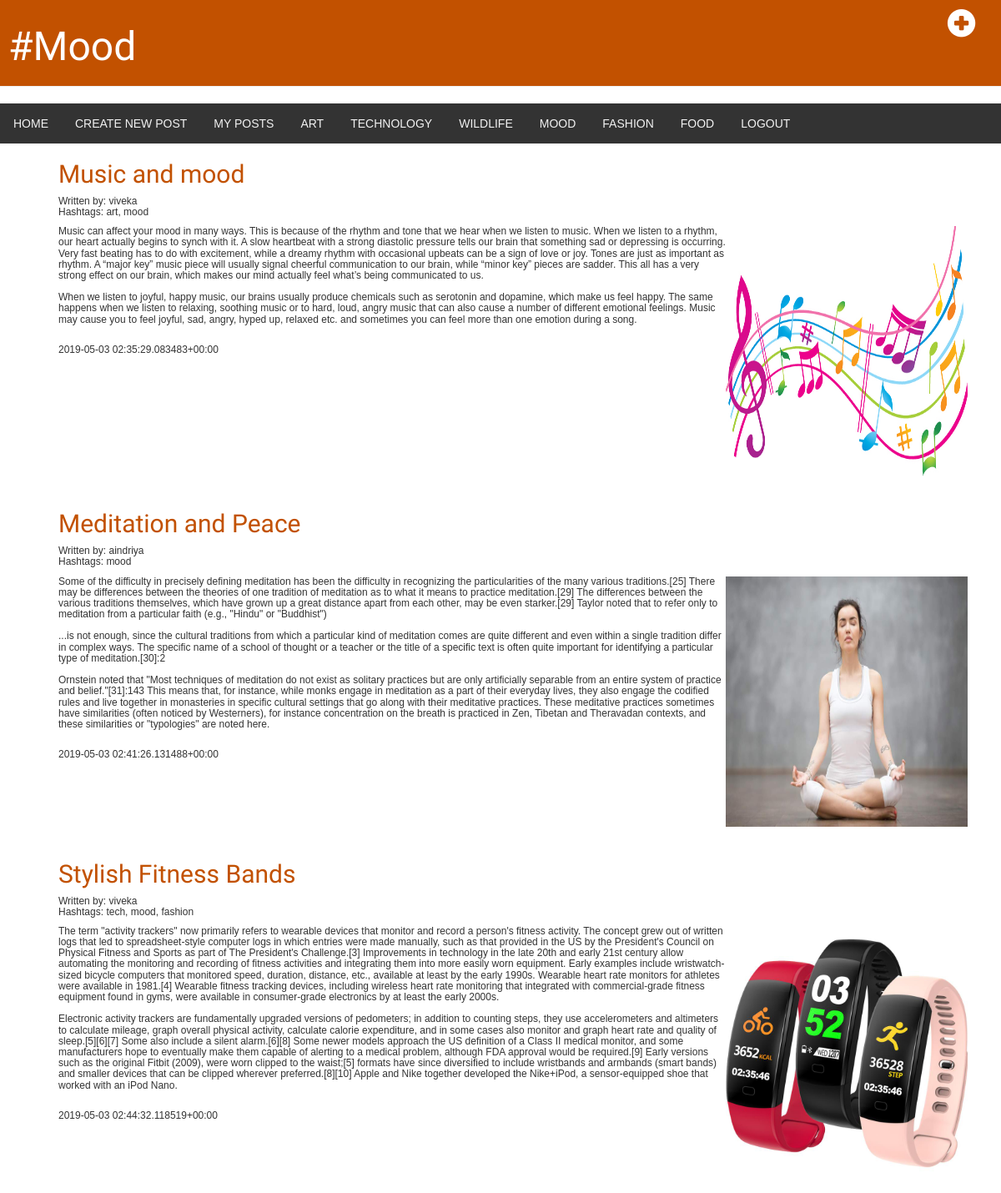
Screenshot of /mood/ with the database file from the repository.
### post/models.py (models this page shows, shortened)
class Post(models.Model):
    user= models.ForeignKey(User, on_delete=models.CASCADE)
    title = models.CharField(max_length=200)
    text = models.TextField()
    date = models.DateTimeField(default=timezone.now)
    image = models.ImageField(upload_to='images/')
    hname = MultiSelectField(choices = HASHTAG_CHOICES)

### post/views.py (the view)
# urls.py: path('mood/', views.hashtag_mood, name='hashtag_mood'),
def hashtag_mood(request):
    posts = Post.objects.filter(hname__contains="mood")
    return render(request, 'hashtag/mood.html', {'posts': posts})

### post/templates/hashtag/mood.html (shortened to what this page needs)
{% load static %}
<html>
    <head>
        <link rel="stylesheet" href="//maxcdn.bootstrapcdn.com/bootstrap/3.2.0/css/bootstrap.min.css">
        <link rel="stylesheet" href="//maxcdn.bootstrapcdn.com/bootstrap/3.2.0/css/bootstrap-theme.min.css">
        <link rel="stylesheet" href="{% static 'css/art.css' %}">
    </head>
    <body>
<div class="page-header">
  <a href="{% url 'post_new' %}" class="top-menu"><span class="glyphicon glyphicon-plus-sign"></span</a>
    <h1><a href="{% url 'hashtag_list' %}">#Mood</a></h1>
</div>
<div class="topnav">
      <a href="{% url 'hashtag_list' %}">HOME</a>
      <a href="{% url 'post_new' %}">CREATE NEW POST</a>
      <a href="{% url 'my_post' %}">MY POSTS</a>
      <a href="{% url 'hashtag_art' %}">ART</a>
      <a href="{% url 'hashtag_tech' %}">TECHNOLOGY</a>
      <a href="{% url 'hashtag_wildlife' %}">WILDLIFE</a>
      <a href="{% url 'hashtag_mood' %}">MOOD</a>
      <a href="{% url 'hashtag_fashion' %}">FASHION</a>
      <a href="{% url 'hashtag_food' %}">FOOD</a>
      <div class="text-align: right"><a href="{% url 'home' %}">LOGOUT</a></div>
    </div>
          {% for post in posts %}
              <div class="container">
                <div class="content" >
                  <h2><a>{{ post.title }}</a></h2>
                <h6>  Written by: {{ post.user }} </<h6>
                  <p>Hashtags: {{ post.hname|linebreaksbr }}</p>
                  <img src="{{ post.image.url }}" width="500px"/>
                  <p>{{ post.text|linebreaksbr }}</p>
                  <br>
                  <p>{{ post.date|linebreaksbr }}</p>
                    </div>
                    <br>
              </div>
              <br>
          {% endfor %}
    </body>
</html>

### post/static/css/art.css (style rules this page uses)
body { margin-left: 10px; }
h1 a, h2 a { color: #C25100; font-family: 'Lobster', cursive; }
.page-header { background-color: #C25100; margin-top: 0; padding:10px 10px 10px 10px; }
img { float: right; height: 300px; width: 300px; padding-right: 10px; position: relative; }
.page-header h1, .page-header h1 a, .page-header h1 a:visited, .page-header h1 a:active { color: #ffffff; font-size: 36pt; font-family: 'Lobster', cursive; }
.container { margin: auto; }
.content { margin-left: 40px; position: relative; }
h1, h2, h3, h4, h5 { font-family: 'Lobster', cursive; }
.top-menu, .top-menu:hover, .top-menu:visited { color: #ffffff; float: right; font-size: 26pt; margin-right: 20px; }
.topnav { overflow: hidden; background-color: #333; }
.topnav a { float: left; display: block; color: #f2f2f2; text-align: center; padding: 14px 16px; text-decoration: none; }
* { box-sizing: border-box; }
body { margin: 0; font-family: Arial, Helvetica, sans-serif; }

### rows the page displays
Post: title "Music and mood", user "viveka", hname "art, mood", image (picture), text "Music can affect your mood in many ways. This is because of the rhythm and tone that we hear when we listen to music. When we listen to a rhythm, our heart actually begins to synch with it. A slow heartbeat with a strong diastolic pressure tells our brain that something sad or depressing is occurring. Very fast beating has to do with excitement, while a dreamy rhythm with occasional upbeats can be a sign of love or joy. Tones are just as important as rhythm. A “major key” music piece will usually signal cheerful communication to our brain, while “minor key” pieces are sadder. This all has a very strong effect on our brain, which makes our mind actually feel what’s being communicated to us.…", date "2019-05-03 02:35:29.083483+00:00"
Post: title "Meditation and Peace", user "aindriya", hname "mood", image (picture), text "Some of the difficulty in precisely defining meditation has been the difficulty in recognizing the particularities of the many various traditions.[25] There may be differences between the theories of one tradition of meditation as to what it means to practice meditation.[29] The differences between the various traditions themselves, which have grown up a great distance apart from each other, may be even starker.[29] Taylor noted that to refer only to meditation from a particular faith (e.g., \"Hindu\" or \"Buddhist\") ...is not enough, since the cultural traditions from which a particular kind of meditation comes are quite different and even within a single tradition differ in complex ways. The…", date "2019-05-03 02:41:26.131488+00:00"
Post: title "Stylish Fitness Bands", user "viveka", hname "tech, mood, fashion", image (picture), text "The term \"activity trackers\" now primarily refers to wearable devices that monitor and record a person's fitness activity. The concept grew out of written logs that led to spreadsheet-style computer logs in which entries were made manually, such as that provided in the US by the President's Council on Physical Fitness and Sports as part of The President's Challenge.[3] Improvements in technology in the late 20th and early 21st century allow automating the monitoring and recording of fitness activities and integrating them into more easily worn equipment. Early examples include wristwatch-sized bicycle computers that monitored speed, duration, distance, etc., available at least by the early…", date "2019-05-03 02:44:32.118519+00:00"
